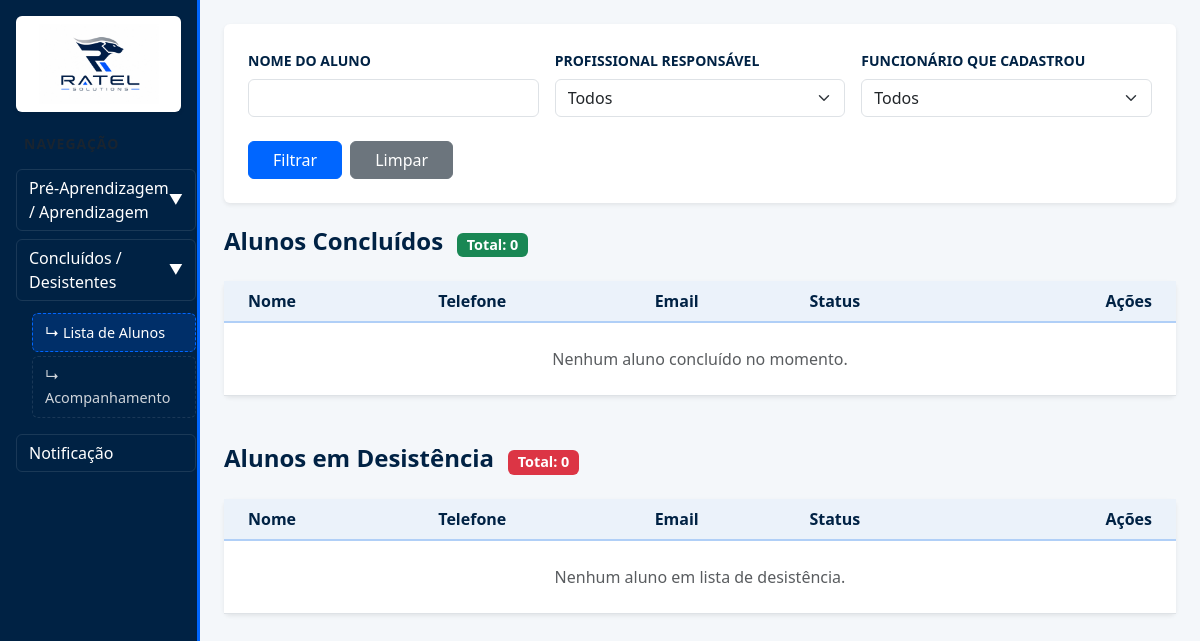
The app's page /dashboard_second/, older data.
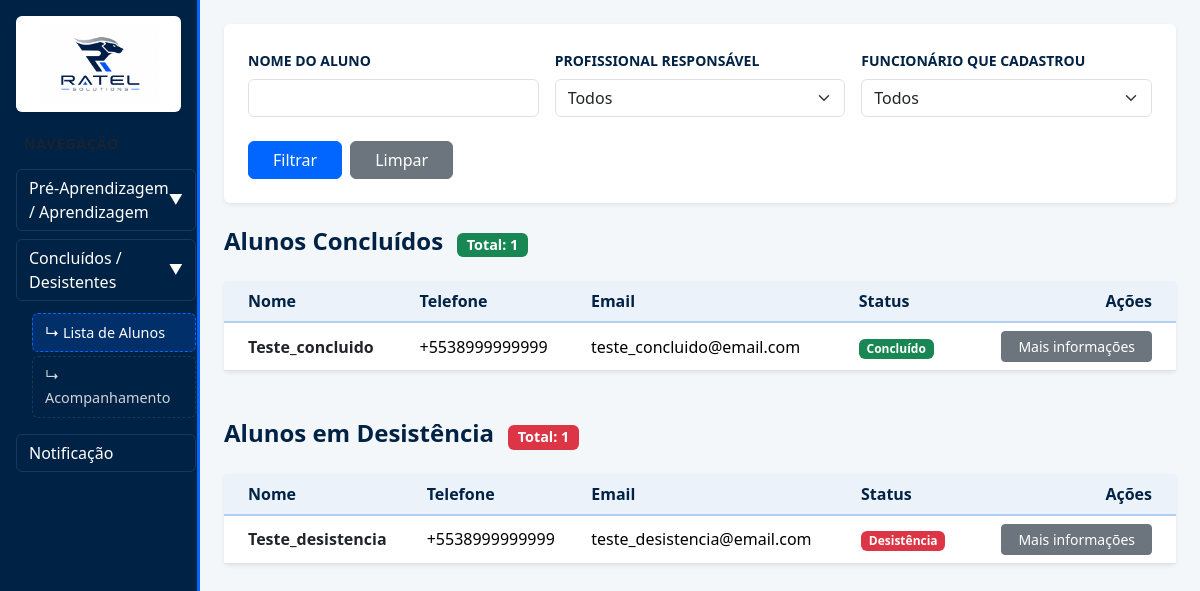
The same page, newer data.
### dashboard_second/models.py (models this page shows, shortened)
class AlunoConcluido(models.Model):
    nome = models.CharField(max_length=200)
    nome_social = models.CharField(max_length=200, blank=True, null=True)
    email = models.EmailField()
    nome_responsavel = models.CharField(max_length=100)
    telefone = models.CharField(max_length=100, null=True)
    telefone_responsavel = models.CharField(max_length=100)
    data_nascimento = models.DateTimeField()
    profissional_ref = models.ForeignKey(Pessoa, on_delete=models.DO_NOTHING, null=True)
    sexo = models.ForeignKey(Sexo, on_delete=models.DO_NOTHING, null=True)
    turno_estuda = models.ForeignKey(TurnoEstuda, on_delete=models.DO_NOTHING, null=True)
    aprendizagem = models.ForeignKey(Aprendizagem, on_delete=models.DO_NOTHING, null=True)
    escolaridade = models.ForeignKey(Escolaridade, on_delete=models.DO_NOTHING, null=True)
    entidade = models.ForeignKey(Entidade, on_delete=models.DO_NOTHING, null=True)
    curso = models.ForeignKey(Curso, on_delete=models.DO_NOTHING, null=True)
    turno_vaga = models.ForeignKey(TurnoVaga, on_delete=models.DO_NOTHING, null=True)
    tipo_formacao = models.ForeignKey(TipoFormacao, on_delete=models.DO_NOTHING, null=True)
    cep = models.CharField(max_length=9,null=True)
    rua = models.CharField(max_length=255,null=True)
    numero = models.CharField(max_length=20,null=True)
    bairro = models.CharField(max_length=100,null=True)
    cidade = models.CharField(max_length=100,null=True)
    estado = models.CharField(max_length=2,null=True)

class AlunoDesistencia(models.Model):
    nome = models.CharField(max_length=200)
    nome_social = models.CharField(max_length=200, blank=True, null=True)
    email = models.EmailField()
    nome_responsavel = models.CharField(max_length=100)
    telefone = models.CharField(max_length=100, null=True)
    telefone_responsavel = models.CharField(max_length=100)
    data_nascimento = models.DateTimeField()
    profissional_ref = models.ForeignKey(Pessoa, on_delete=models.DO_NOTHING, null=True)
    sexo = models.ForeignKey(Sexo, on_delete=models.DO_NOTHING, null=True)
    turno_estuda = models.ForeignKey(TurnoEstuda, on_delete=models.DO_NOTHING, null=True)
    aprendizagem = models.ForeignKey(Aprendizagem, on_delete=models.DO_NOTHING, null=True)
    escolaridade = models.ForeignKey(Escolaridade, on_delete=models.DO_NOTHING, null=True)
    entidade = models.ForeignKey(Entidade, on_delete=models.DO_NOTHING, null=True)
    curso = models.ForeignKey(Curso, on_delete=models.DO_NOTHING, null=True)
    turno_vaga = models.ForeignKey(TurnoVaga, on_delete=models.DO_NOTHING, null=True)
    desistencia = models.ForeignKey(Desistencia, on_delete=models.DO_NOTHING, null=True)
    tipo_formacao = models.ForeignKey(TipoFormacao, on_delete=models.DO_NOTHING, null=True)
    cep = models.CharField(max_length=9,null=True)
    rua = models.CharField(max_length=255,null=True)
    numero = models.CharField(max_length=20,null=True)
    bairro = models.CharField(max_length=100,null=True)
    cidade = models.CharField(max_length=100,null=True)
    estado = models.CharField(max_length=2,null=True)

### dashboard_second/views.py (the view, shortened to what this page needs)
# urls.py: path('', views.dashboard_second, name='dashboard_second')
def dashboard_second(request):
    search_nome = request.GET.get('nome', '').strip()
    search_profissional = request.GET.get('profissional', '')
    search_cadastrado = request.GET.get('cadastrado_por', '')
    concluidos_list = AlunoConcluido.objects.all()
    desistentes_list = AlunoDesistencia.objects.all()
    if search_nome:
        concluidos_list = concluidos_list.filter(nome__icontains=search_nome)
        desistentes_list = desistentes_list.filter(nome__icontains=search_nome)
    if search_profissional:
        concluidos_list = concluidos_list.filter(profissional_ref_id=search_profissional)
        desistentes_list = desistentes_list.filter(profissional_ref_id=search_profissional)
    concluidos_count = concluidos_list.count()
    desistentes_count = desistentes_list.count()
    page_concluidos = request.GET.get('page_concluidos')
    page_desistentes = request.GET.get('page_desistentes')
    paginator_c = Paginator(concluidos_list.order_by('nome'), 5)
    paginator_d = Paginator(desistentes_list.order_by('nome'), 5)
    context = {
        'alunos_concluidos': paginator_c.get_page(page_concluidos),
        'alunos_desistentes': paginator_d.get_page(page_desistentes),
        'pessoas': Pessoa.objects.all(),
        'sexos': Sexo.objects.all(),
        'todas_pessoas': Pessoa.objects.all(),
        'turnos_estuda': TurnoEstuda.objects.all(),
        'aprendizagens': Aprendizagem.objects.all(),
        'escolaridades': Escolaridade.objects.all(),
        'entidades': Entidade.objects.all(),
        'cursos': Curso.objects.all(),
        'turnos_vaga': TurnoVaga.objects.all(),
        'tipos_formacao': TipoFormacao.objects.all(),
        'alunos_concluidos_count': concluidos_count,
        'alunos_desistentes_count': desistentes_count,
        'eh_admin': True,
    }
    return render(request, 'dashboard_second/dashboard_second.html', context)

### dashboard_second/templates/dashboard_second/dashboard_second.html (shortened to what the changed rows need)
{% extends 'base.html' %}
{% load static %}
{% block 'content' %}
<div class="container-fluid">
    <div class="row">
        <main class="col-md-10 p-4">
            <div class="mt-4 mb-5">
                <div class="d-flex justify-content-between align-items-center mb-3">
                    <h4 class="text-ratel-title">
                        Alunos Concluídos
                        <span class="badge bg-success ms-2" style="font-size: 0.9rem;">Total: {{ alunos_concluidos_count|default:"0" }}</span>
                    </h4>
                </div>
                <div class="card shadow-sm border-0">
                    <div class="card-body p-0">
                        <div class="table-responsive">
                            <table class="table table-ratel align-middle mb-0">
                                <thead>
                                    <tr class="table-ratel-header">
                                        <th class="ps-4">Nome</th>
                                        <th>Telefone</th>
                                        <th>Email</th>
                                        <th>Status</th>
                                        <th class="text-end pe-4">Ações</th>
                                    </tr>
                                </thead>
                                <tbody>
                                    {% for aluno in alunos_concluidos %}
                                    <tr>
                                        <td class="ps-4 fw-semibold text-dark">{{ aluno.nome_social|default:aluno.nome }}</td>
                                        <td>{{ aluno.telefone|default:"--" }}</td>
                                        <td>{{ aluno.email }}</td>
                                        <td><span class="badge bg-success">Concluído</span></td>
                                        <td class="text-end pe-4">
                                            <button class="btn btn-secondary btn-sm px-3" data-bs-toggle="offcanvas" data-bs-target="#offcanvasConcluido{{ aluno.id }}">Mais informações</button>
                                        </td>
                                    </tr>
                                    {% empty %}
                                    <tr>
                                        <td colspan="5" class="text-center py-4 text-muted">Nenhum aluno concluído no momento.</td>
                                    </tr>
                                    {% endfor %}
                                </tbody>
                            </table>
                        </div>
                    </div>
                </div>
            </div>
            <div class="mt-4 mb-5">
                <div class="d-flex justify-content-between align-items-center mb-3">
                    <h4 class="text-ratel-title">
                        Alunos em Desistência
                        <span class="badge bg-danger ms-2" style="font-size: 0.9rem;">Total: {{ alunos_desistentes_count|default:"0" }}</span>
                    </h4>
                </div>
                <div class="card shadow-sm border-0">
                    <div class="card-body p-0">
                        <div class="table-responsive">
                            <table class="table table-ratel align-middle mb-0">
                                <thead>
                                    <tr class="table-ratel-header">
                                        <th class="ps-4">Nome</th>
                                        <th>Telefone</th>
                                        <th>Email</th>
                                        <th>Status</th>
                                        <th class="text-end pe-4">Ações</th>
                                    </tr>
                                </thead>
                                <tbody>
                                    {% for aluno in alunos_desistentes %}
                                    <tr>
                                        <td class="ps-4 fw-semibold text-dark">{{ aluno.nome_social|default:aluno.nome }}</td>
                                        <td>{{ aluno.telefone|default:"--" }}</td>
                                        <td>{{ aluno.email }}</td>
                                        <td><span class="badge bg-danger">Desistência</span></td>
                                        <td class="text-end pe-4">
                                            <button class="btn btn-secondary btn-sm px-3" data-bs-toggle="offcanvas" data-bs-target="#offcanvasDesistente{{ aluno.id }}">Mais informações</button>
                                        </td>
                                    </tr>
                                    {% empty %}
                                    <tr>
                                        <td colspan="5" class="text-center py-4 text-muted">Nenhum aluno em lista de desistência.</td>
                                    </tr>
                                    {% endfor %}
                                </tbody>
                            </table>
                        </div>
                    </div>
                </div>
            </div>
        </main>
    </div>
</div>
{% endblock %}

Row changes from the older to the newer data that the page shows:
added AlunoConcluido: nome_social "Teste_concluido", telefone "+5538999999999", email "teste_concluido@email.com"
added AlunoDesistencia: nome_social "Teste_desistencia", telefone "+5538999999999", email "teste_desistencia@email.com"
Text that changed along with them:
{{ alunos_concluidos_count|default:"0" }}: "0" → "1"
{{ alunos_desistentes_count|default:"0" }}: "0" → "1"
text no longer shown: "Nenhum aluno concluído no momento. Nenhum aluno em lista de desistência."
